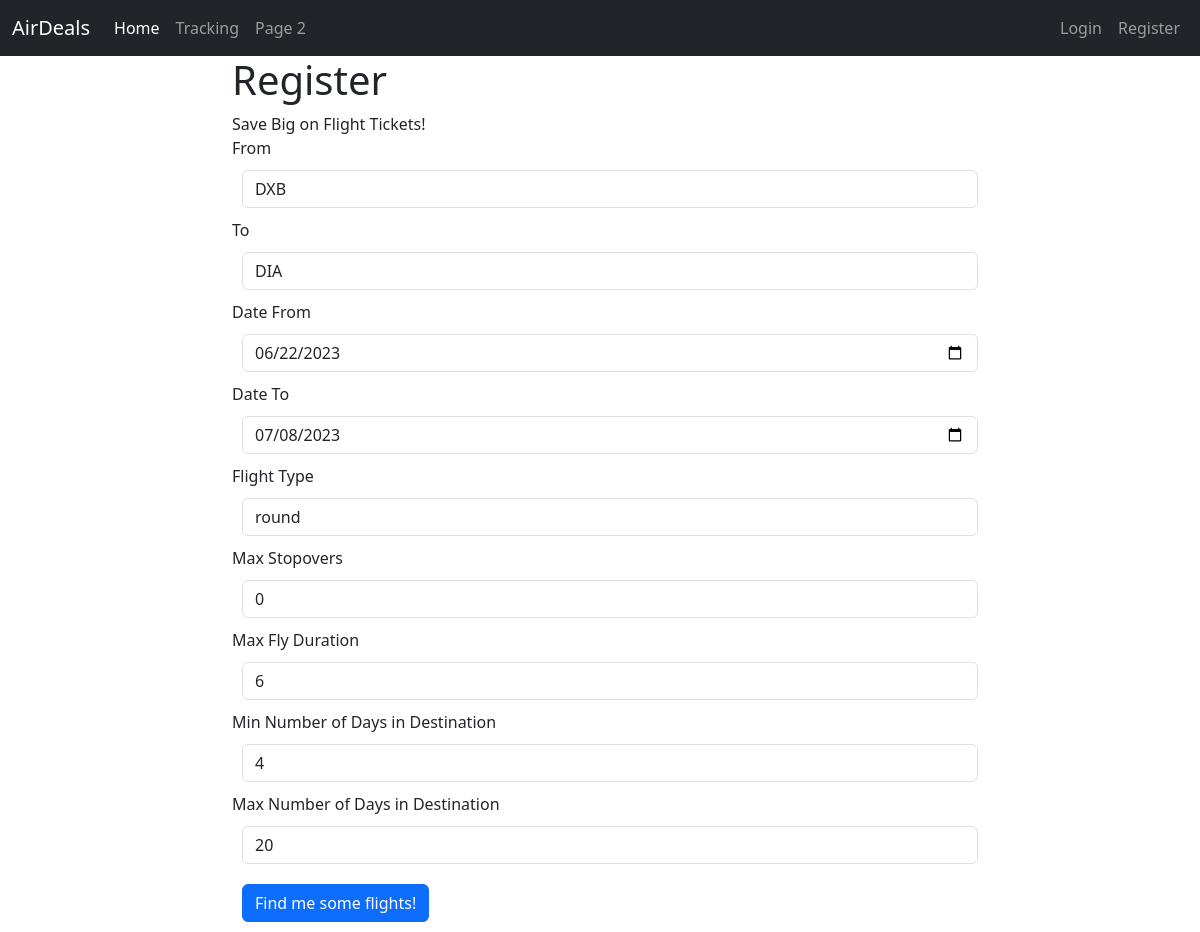
Page /edit/62 on the earlier database version.
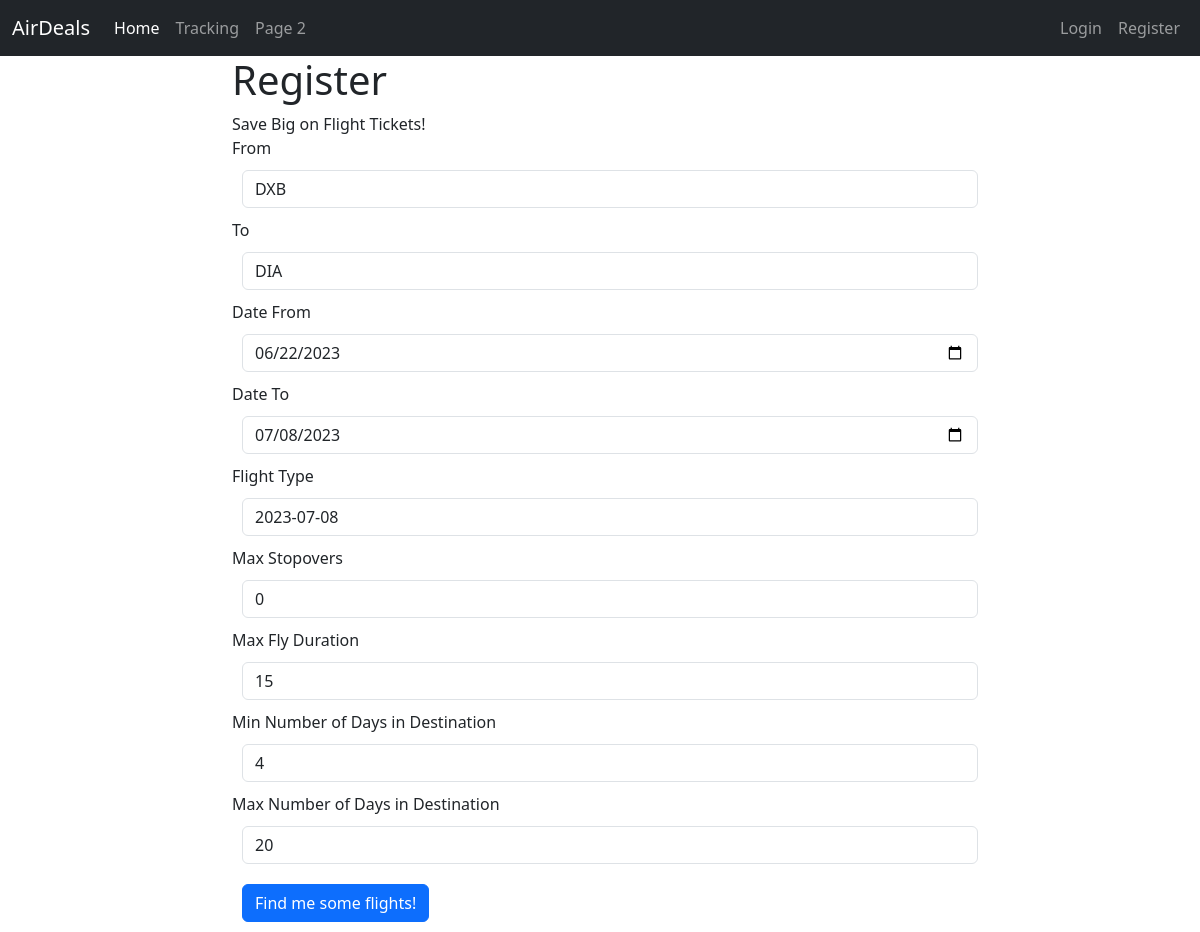
Same page on the later database version.
### main.py (models this page shows)
class FlightInfo(db.Model):
    __tablename__ = 'flight_info'
    id = db.Column(db.Integer, primary_key=True)
    user_id = db.Column(db.Integer, db.ForeignKey('users.id'))
    fly_from = db.Column(db.String(20), nullable=False)
    fly_to = db.Column(db.String(20), nullable=False)
    date_from = db.Column(db.String(20), nullable=False)
    date_to = db.Column(db.String(20), nullable=False)
    flight_type = db.Column(db.String(20))
    max_stopovers = db.Column(db.Integer)
    max_fly_duration = db.Column(db.Integer)
    nights_in_dst_from = db.Column(db.String(20))
    nights_in_dst_to = db.Column(db.String(20))

### main.py (the view, shortened to what this page needs)
@app.route('/edit/<int:flight_id>', methods=['GET', 'POST'])
def edit(flight_id):
    flight_search = FlightInfo.query.get(flight_id)
    print(datetime.strptime(flight_search.date_from, '%Y-%m-%d'))
    print(type(datetime.strptime(flight_search.date_from, '%Y-%m-%d')))
    edit_form = FlightSpecificationForm(
        fly_from=flight_search.fly_from,
        fly_to=flight_search.fly_to,
        date_from=datetime.strptime(flight_search.date_from, '%Y-%m-%d'),
        date_to=datetime.strptime(flight_search.date_to, '%Y-%m-%d'),
        flight_type=flight_search.flight_type,
        max_stopovers=flight_search.max_stopovers,
        max_fly_duration=flight_search.max_fly_duration,
        nights_in_dst_from=flight_search.nights_in_dst_from,
        nights_in_dst_to=flight_search.nights_in_dst_to
    )
    print(flight_search)
    return render_template('edit.html', flight_id=flight_id, form=edit_form)

### forms.py
class FlightSpecificationForm(FlaskForm):
    fly_from = StringField('From', validators=[DataRequired()])
    fly_to = StringField('To', validators=[DataRequired()])
    date_from = DateField('Date From', validators=[DataRequired()])
    date_to = DateField('Date To', validators=[DataRequired()])
    flight_type = StringField('Flight Type')
    max_stopovers = IntegerField("Max Stopovers")
    max_fly_duration = IntegerField("Max Fly Duration")
    nights_in_dst_from = IntegerField("Min Number of Days in Destination")
    nights_in_dst_to = IntegerField("Max Number of Days in Destination")
    submit = SubmitField("Find me some flights!")

### templates/edit.html (shortened to what this page needs)
{% import "bootstrap/wtf.html" as wtf %}
{% include "template.html" %}
{% block body %}
<div class="register">
  <header class="masthead" style="background-image: url('https://images.unsplash.com/photo-1531592937781-344ad608fabf?ixlib=rb-1.2.1&ixid=eyJhcHBfaWQiOjEyMDd9&auto=format&fit=crop&w=800&q=80')">
    <div class="container">
      <div class="row">
        <div class="col-lg-8 col-md-10 mx-auto">
          <div class="page-heading">
            <h1>Register</h1>
            <span class="subheading">Save Big on Flight Tickets!</span>
          </div>
        </div>
      </div>
    </div>
  </header>
  <div class="container">
    <div class="row">
      <div class="col-lg-8 col-md-10 mx-auto">
        {{ wtf.quick_form(form, novalidate=True, button_map={"submit": "primary"}) }}
      </div>
    </div>
  </div>
</div>
{% endblock %}

Differences in the rows shown:
changed FlightInfo "DXB": flight_type "round" → "2023-07-08"; max_fly_duration "6" → "15"
